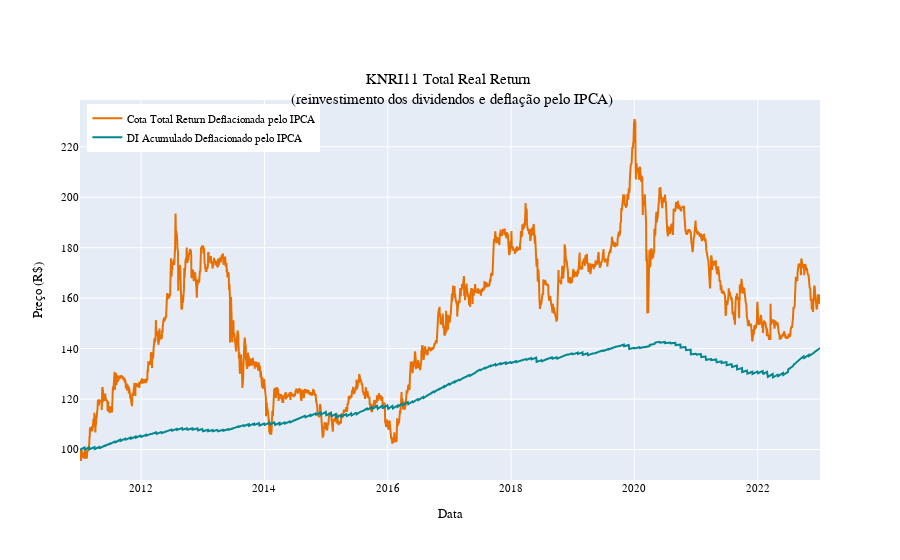

Notebook code for this chart:
### Code cell
# Plotar o gráfico
fig = go.Figure()
fig.add_trace(
    go.Scatter(
        x=tr['datneg'],
        y=tr['preult_tr_real'],
        mode='lines',
        name='Cota Total Return Deflacionada pelo IPCA',
        line=dict(color='#e86f00'),
    )
)
fig.add_trace(
    go.Scatter(
        x=tr['datneg'],
        y=tr['di_acum_real'],
        mode='lines',
        name='DI Acumulado Deflacionado pelo IPCA',
        line=dict(color='#02878e'),
    )
)
fig.update_layout(
    font=dict(family='Fira Code', size=11, color='black'),
    title='KNRI11 Total Real Return <br> (reinvestimento dos dividendos e deflação pelo IPCA)',
    title_x=0.5,
    title_y=0.85,
    xaxis_title='Data',
    yaxis_title='Preço (R$)',
    legend=dict(yanchor='top', y=0.99, xanchor='left', x=0.01),
)
fig.show()

### Figure 1 — Plotly figure (JSON) as saved in the notebook; plotly's stock layout.template omitted (floating-point values rounded to 4 significant figures; data arrays with more than 128 entries replaced by an {"elided": "..."} marker saying what was removed)
{"data": [{"line": {"color": "#e86f00"}, "mode": "lines", "name": "Cota Total Return Deflacionada pelo IPCA", "type": "scatter", "x": {"elided": "2972 str values"}, "y": {"elided": "2972 float values"}}, {"line": {"color": "#02878e"}, "mode": "lines", "name": "DI Acumulado Deflacionado pelo IPCA", "type": "scatter", "x": {"elided": "2972 str values"}, "y": {"elided": "2972 float values"}}], "layout": {"font": {"color": "black", "family": "Fira Code", "size": 11}, "legend": {"x": 0.01, "xanchor": "left", "y": 0.99, "yanchor": "top"}, "title": {"text": "KNRI11 Total Real Return <br> (reinvestimento dos dividendos e deflação pelo IPCA)", "x": 0.5, "y": 0.85}, "xaxis": {"title": {"text": "Data"}}, "yaxis": {"title": {"text": "Preço (R$)"}}}}
